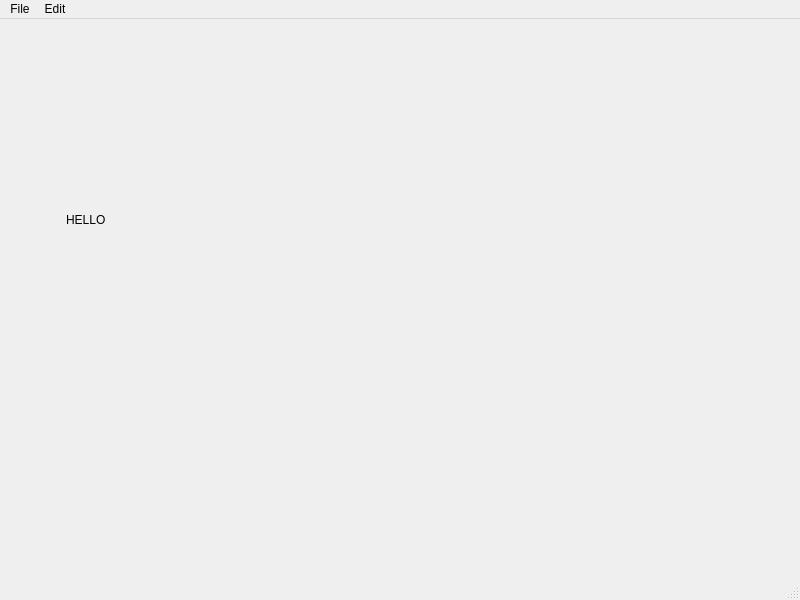
<?xml version="1.0" encoding="UTF-8"?>
<ui version="4.0">
 <class>MainWindow</class>
 <widget class="QMainWindow" name="MainWindow">
  <property name="geometry">
   <rect>
    <x>0</x>
    <y>0</y>
    <width>800</width>
    <height>600</height>
   </rect>
  </property>
  <property name="windowTitle">
   <string>MainWindow</string>
  </property>
  <property name="statusTip">
   <string/>
  </property>
  <widget class="QWidget" name="centralwidget">
   <widget class="QLabel" name="label">
    <property name="geometry">
     <rect>
      <x>66</x>
      <y>80</y>
      <width>141</width>
      <height>241</height>
     </rect>
    </property>
    <property name="text">
     <string>HELLO</string>
    </property>
   </widget>
  </widget>
  <widget class="QMenuBar" name="menubar">
   <property name="geometry">
    <rect>
     <x>0</x>
     <y>0</y>
     <width>800</width>
     <height>23</height>
    </rect>
   </property>
   <widget class="QMenu" name="menuFile">
    <property name="title">
     <string>File</string>
    </property>
    <addaction name="actionNew"/>
    <addaction name="actionSave"/>
    <addaction name="separator"/>
   </widget>
   <widget class="QMenu" name="menuEdit">
    <property name="title">
     <string>Edit</string>
    </property>
    <addaction name="actionCopy"/>
    <addaction name="actionPaste"/>
   </widget>
   <addaction name="menuFile"/>
   <addaction name="menuEdit"/>
  </widget>
  <widget class="QStatusBar" name="statusbar"/>
  <action name="actionNew">
   <property name="text">
    <string>New</string>
   </property>
   <property name="statusTip">
    <string>Create a New File</string>
   </property>
   <property name="shortcut">
    <string>Ctrl+N</string>
   </property>
  </action>
  <action name="actionSave">
   <property name="text">
    <string>Save</string>
   </property>
   <property name="statusTip">
    <string>Save a file</string>
   </property>
   <property name="shortcut">
    <string>Ctrl+S</string>
   </property>
  </action>
  <action name="actionCopy">
   <property name="text">
    <string>Copy</string>
   </property>
   <property name="statusTip">
    <string>Copy something</string>
   </property>
  </action>
  <action name="actionPaste">
   <property name="text">
    <string>Paste</string>
   </property>
   <property name="statusTip">
    <string>Paste the copied thing</string>
   </property>
  </action>
 </widget>
 <resources/>
 <connections/>
</ui>
